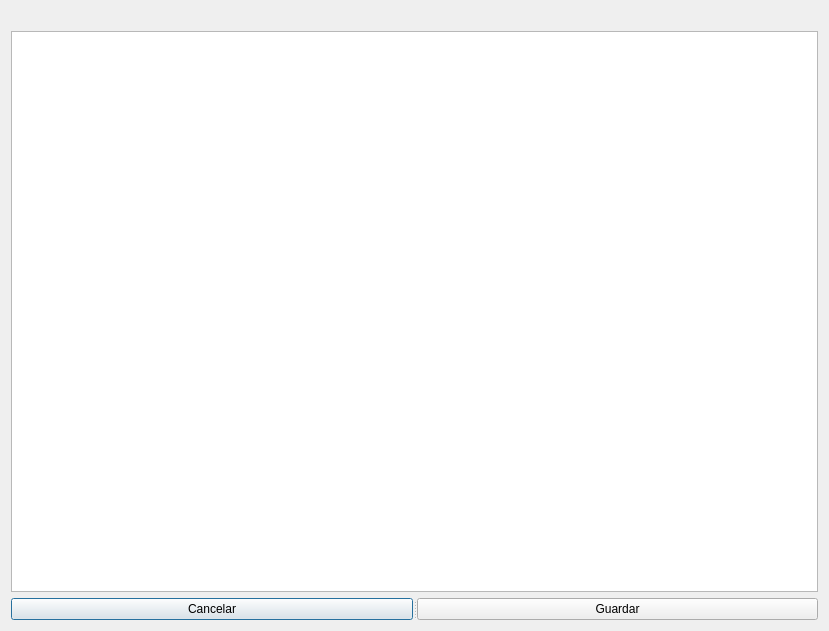
<?xml version="1.0" encoding="UTF-8"?>
<ui version="4.0">
 <class>Dialog</class>
 <widget class="QDialog" name="Dialog">
  <property name="geometry">
   <rect>
    <x>0</x>
    <y>0</y>
    <width>829</width>
    <height>631</height>
   </rect>
  </property>
  <property name="windowTitle">
   <string>Dialog</string>
  </property>
  <layout class="QVBoxLayout" name="verticalLayout">
   <item>
    <widget class="QLabel" name="label">
     <property name="text">
      <string/>
     </property>
    </widget>
   </item>
   <item>
    <widget class="QTextEdit" name="textEdit"/>
   </item>
   <item>
    <widget class="QSplitter" name="splitter">
     <property name="orientation">
      <enum>Qt::Horizontal</enum>
     </property>
     <widget class="QPushButton" name="cancelButton">
      <property name="text">
       <string>Cancelar</string>
      </property>
     </widget>
     <widget class="QPushButton" name="saveButton">
      <property name="text">
       <string>Guardar</string>
      </property>
     </widget>
    </widget>
   </item>
  </layout>
 </widget>
 <resources/>
 <connections/>
</ui>
